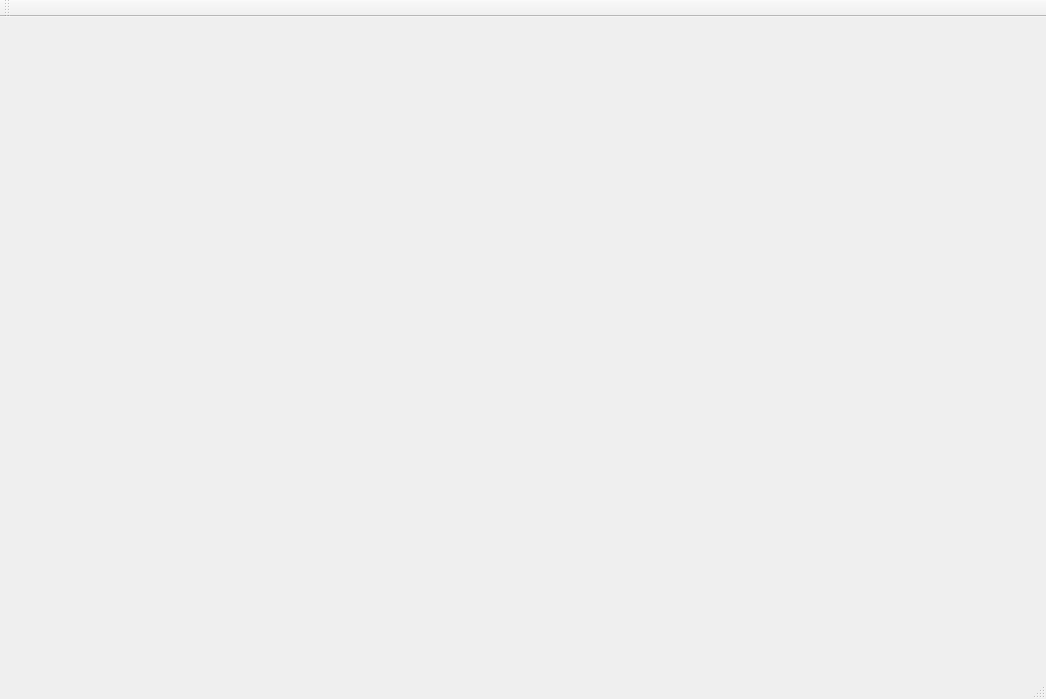
<?xml version="1.0" encoding="UTF-8"?>
<ui version="4.0">
 <class>MainWindow</class>
 <widget class="QMainWindow" name="MainWindow">
  <property name="geometry">
   <rect>
    <x>0</x>
    <y>0</y>
    <width>1046</width>
    <height>699</height>
   </rect>
  </property>
  <property name="windowTitle">
   <string>MainWindow</string>
  </property>
  <widget class="QWidget" name="centralWidget"/>
  <widget class="QMenuBar" name="menuBar">
   <property name="geometry">
    <rect>
     <x>0</x>
     <y>0</y>
     <width>1046</width>
     <height>21</height>
    </rect>
   </property>
  </widget>
  <widget class="QToolBar" name="mainToolBar">
   <attribute name="toolBarArea">
    <enum>TopToolBarArea</enum>
   </attribute>
   <attribute name="toolBarBreak">
    <bool>false</bool>
   </attribute>
  </widget>
  <widget class="QStatusBar" name="statusBar"/>
 </widget>
 <layoutdefault spacing="6" margin="11"/>
 <resources/>
 <connections/>
</ui>
